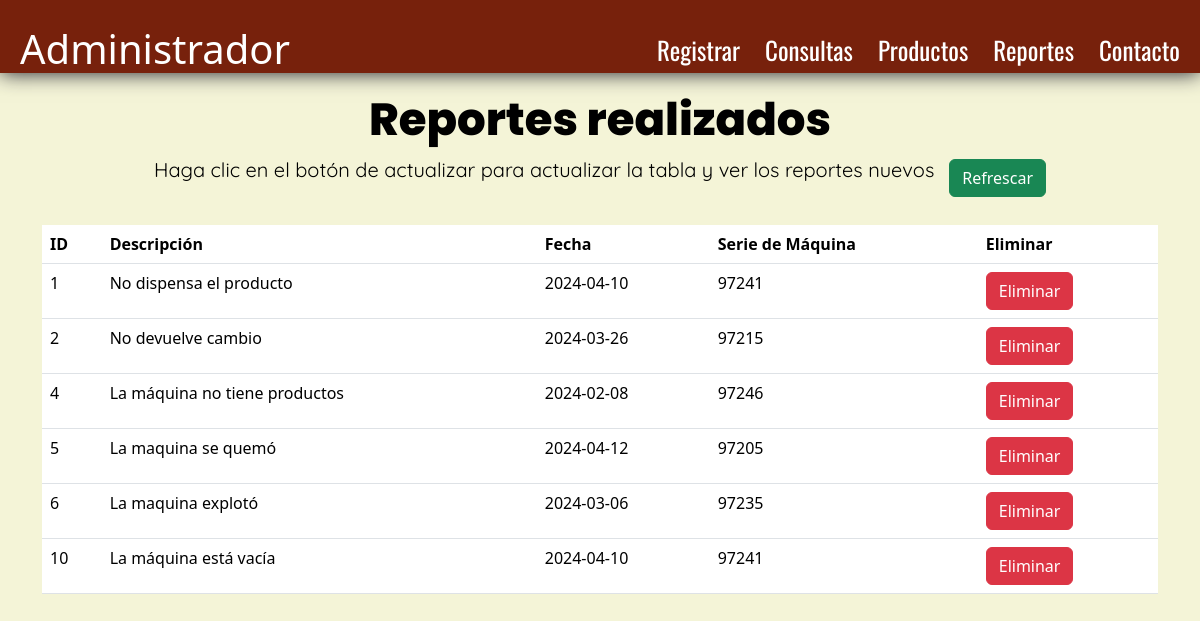
Page /reportes on the committed database.
### app.py (models this page shows)
class Report(db.Model):
    id_report = db.Column(db.Integer, primary_key=True)
    description = db.Column(db.String(100), nullable=False)
    date = db.Column(db.String(10), nullable=False)
    serial_no = db.Column(db.Integer, nullable=False)

### app.py (the view)
@app.route('/reportes')
def reportes():
    reports = Report.query.all()
    return render_template('report_admin.html', reports=reports)

### app.py (called while the page is built)
@app.before_request
def create_tables():
    db.create_all()

### templates/report_admin.html (shortened to what this page needs)
<html>
    <head>
        <link rel = "stylesheet" href="https://cdn.jsdelivr.net/npm/bootstrap@5.3.3/dist/css/bootstrap.min.css">
        <link rel = "stylesheet" type="text/css" href = "{{ url_for('static', filename = 'report_rec/report_admin.css') }}">
    </head>
    <body>
        <header>
            <div class = "header_menu">
                <a href = "{{url_for('home')}}"><h1 id = "Title">Administrador</h1></a>
                <nav class="Contenedor">
                    <ul>
                        <li><a href="{{url_for('registro')}}">Registrar</a></li>
                        <li><a href="{{url_for('consult')}}">Consultas</a></li>
                        <li><a href="{{url_for('productos')}}">Productos</a></li>
                        <li><a href="{{url_for('reportes')}}">Reportes</a></li>
                        <li><a href="#">Contacto</a></li>
                    </ul>
                </nav>
            </div>
        </header>
        <div class = "table_rep">
            <h1 id="title_table">Reportes realizados</h1>
            <div class = "refrescar_man">
                <p>Haga clic en el botón de actualizar para actualizar la tabla y ver los reportes nuevos</p>
                <button class="btn btn-success" onclick="location.reload()">Refrescar</button>
            </div>
            <div class="container mt-4">
                <table class="table">
                    <thead>
                        <tr>
                            <th scope="col">ID</th>
                            <th scope="col">Descripción</th>
                            <th scope="col">Fecha</th>
                            <th scope="col">Serie de Máquina</th>
                            <th scope="col">Eliminar</th>
                        </tr>
                    </thead>
                    <tbody>
                        {% for report in reports %}
                        <tr>
                            <td>{{ report.id_report }}</td>
                            <td>{{ report.description }}</td>
                            <td>{{ report.date }}</td>
                            <td>{{ report.serial_no }}</td>
                            <td><a href="/delete_report/{{report.id_report}}" class="btn btn-danger">Eliminar</a></td>
                        </tr>
                    {% endfor %}
                    </tbody>
                </table>
            </div>
        </div>
    </body>
</html>

### static/report_rec/report_admin.css (style rules this page uses)
body { background-color:#f4f4d7; }
header { background-color: rgb(119, 33, 12); position: sticky; padding-top:25px; box-shadow: 0px 0px 20px #1a1925; }
.header_menu #Title { color: white; margin-left:20; }
.header_menu a { text-decoration:none; }
.Contenedor { float: right; margin-top:-50; margin-right:20; }
.header_menu nav ul li { list-style:none; margin-left:25px; float:left; }
.header_menu nav ul li a { font-family:"Oswald"; font-size:25px; text-decoration:none; color:rgb(255 255 255); transition-duration: 0.12s; transition-timing-function: ease-out; }
.table_rep h1 { text-align:center; font-weight:750; font-family:"Poppins"; margin-top:20px; color:black; font-size:45; }
.table_rep .refrescar_man { display: flex; justify-content: center; align-items: center; }
.table_rep .refrescar_man p { font-size:20px; color:black; font-family:"Quicksand" }
.table_rep .refrescar_man .btn { margin-left:15px; }

### rows in the picture
Report: id_report "1", description "No dispensa el producto", date "2024-04-10", serial_no "97241"
Report: id_report "2", description "No devuelve cambio", date "2024-03-26", serial_no "97215"
Report: id_report "4", description "La máquina no tiene productos", date "2024-02-08", serial_no "97246"
Report: id_report "5", description "La maquina se quemó", date "2024-04-12", serial_no "97205"
Report: id_report "6", description "La maquina explotó", date "2024-03-06", serial_no "97235"
Report: id_report "10", description "La máquina está vacía", date "2024-04-10", serial_no "97241"
